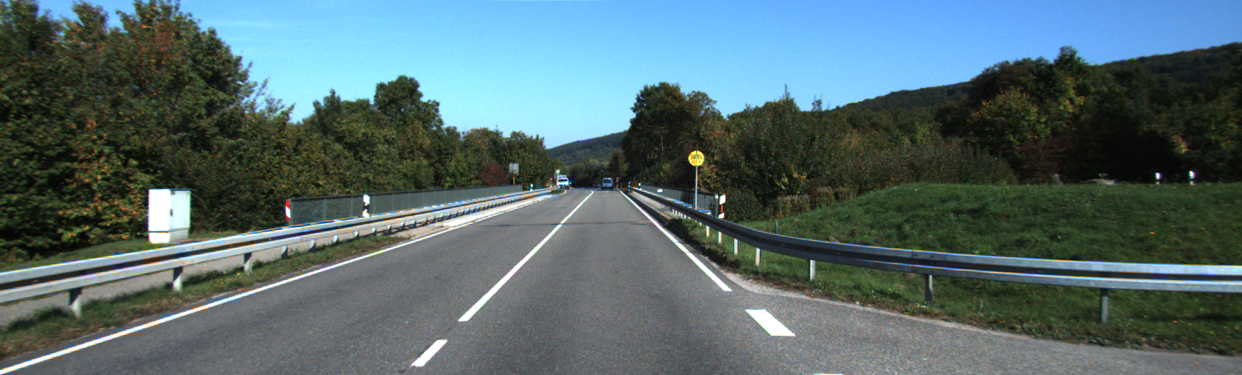
//> input picture lab4/street_scene.png, 1242 x 375 px
$ ./main_1 street_scene.png   (built with g++ and OpenCV 4)
//> lines starting //> are read from the running program, lines starting //| are printed output that depends on the picture
// main.cpp

#include <opencv2/core.hpp>
#include <opencv2/highgui.hpp>
#include <opencv2/imgproc.hpp>
#include <iostream>

int T = 0;
const int T_max = 100;
const int ratio = 3;
const int kernel_size = 3;
const std::string window = "Canny"; //Window Name

cv::Mat input_img,output_img; //input and output images;
cv::Mat canny_img; //Edge Detected image;

static void on_trackbar(int,void*)
{
	cv::GaussianBlur(input_img, canny_img, cv::Size(kernel_size,kernel_size), 0); // Blurring image to reduce noise
	cv::Canny(canny_img, canny_img, T, T * ratio, kernel_size);
	output_img = cv::Scalar::all(0);
	input_img.copyTo(output_img, canny_img);
	cv::imshow(window, output_img);
}


int main ( int argc,char** argv) {

	if (argc < 2 )
		return 0;

	input_img = cv::imread(argv[1],cv::IMREAD_GRAYSCALE);
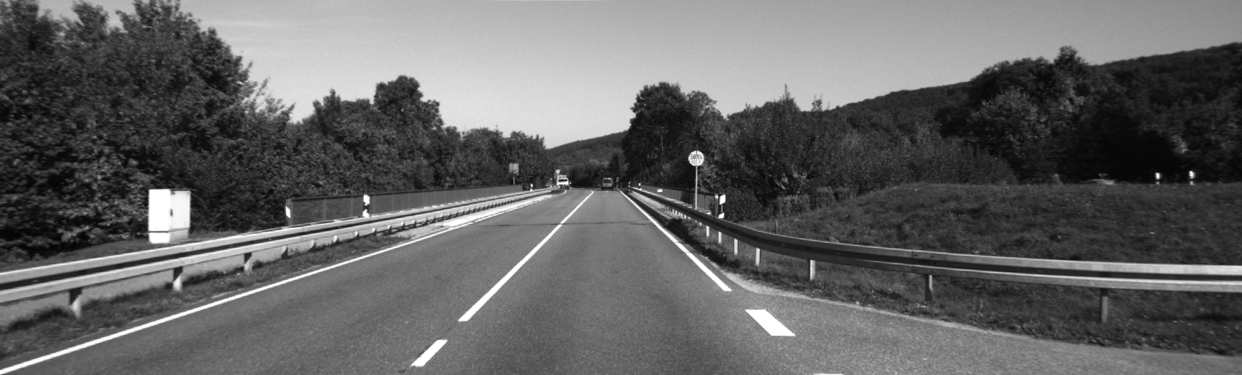
//> input_img: 375 rows x 1242 cols, CV_8UC1; min 4, max 255, mean 100

	if(input_img.empty())
		return 0;

	output_img.create(input_img.rows, input_img.cols, input_img.type());
	cv::namedWindow(window);
	cv::createTrackbar("Threshold: ", window, &T, T_max, on_trackbar);
	on_trackbar(0,0);
//> in on_trackbar, `cv::Canny(canny_img, canny_img, T, T * ratio, kernel_size);`:
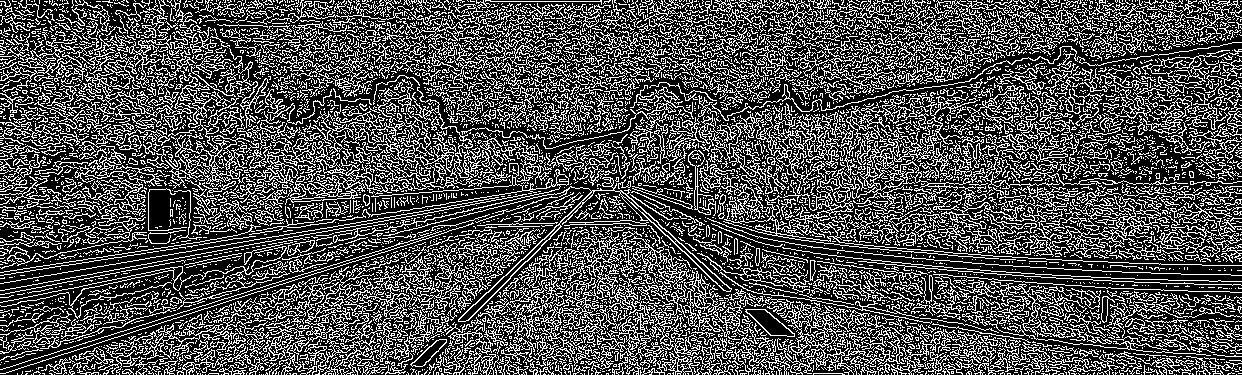
//> canny_img: 375 rows x 1242 cols, CV_8UC1; 31.3% white in thin lines or dots
//> in on_trackbar, `input_img.copyTo(output_img, canny_img);`:
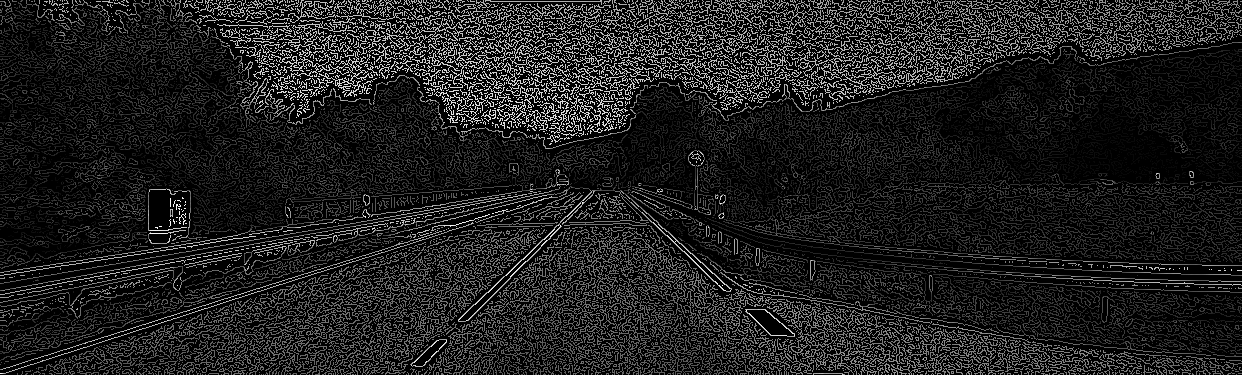
//> output_img: 375 rows x 1242 cols, CV_8UC1; min 0, max 255, mean 31.2

	cv::waitKey(0);
	return 0;
}
